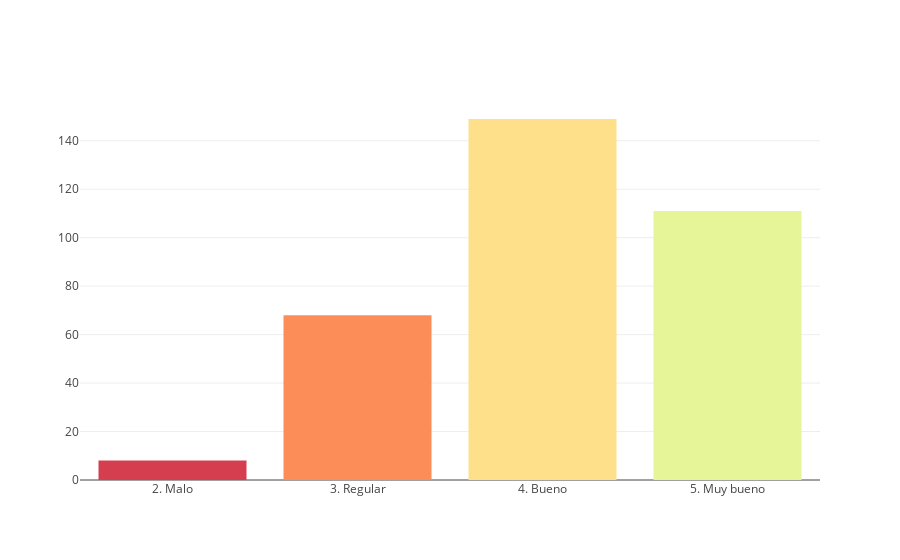
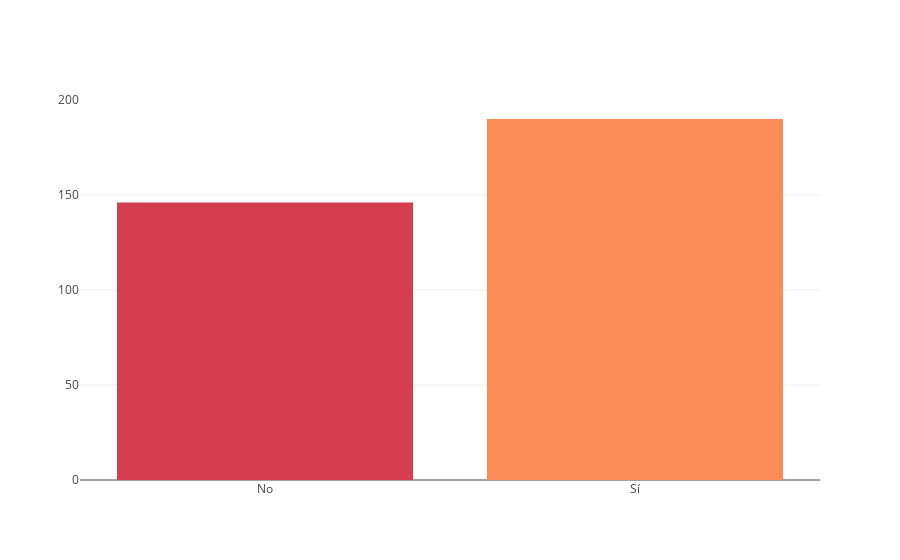
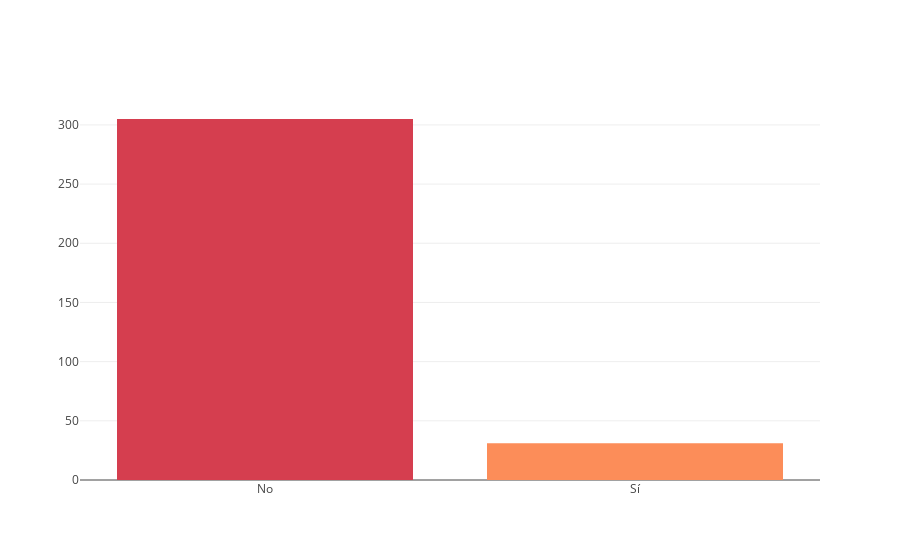
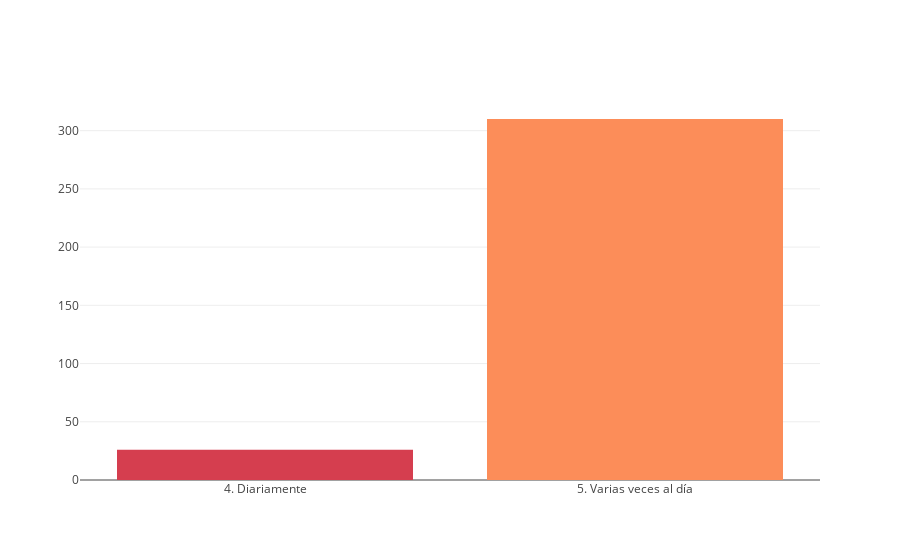

Notebook source saved alongside these figures, in order:
### Code cell
visualize_reception_images_by_prosume_clusters_esp(dataframe_with_clusters_esp)

### Figure 1 — Plotly figure (JSON) as saved in the notebook; plotly's stock layout.template omitted (floating-point values rounded to 4 significant figures)
{"data": [{"marker": {"color": ["rgb(213,62,79)", "rgb(252,141,89)", "rgb(254,224,139)", "rgb(230,245,152)", "rgb(153,213,148)", "rgb(50,136,189)"]}, "type": "bar", "uid": "ab0ee7e1-b660-4e92-a757-aa2c50044d1c", "x": [2, 3, 4, 5], "y": [8, 68, 149, 111]}], "layout": {"bargap": 0.2, "xaxis": {"ticktext": ["1. Muy malo", "2. Malo", "3. Regular", "4. Bueno", "5. Muy bueno"], "tickvals": [1, 2, 3, 4, 5]}}}

### Figure 2 — Plotly figure (JSON) as saved in the notebook; plotly's stock layout.template omitted (floating-point values rounded to 4 significant figures)
{"data": [{"marker": {"color": ["rgb(213,62,79)", "rgb(252,141,89)", "rgb(254,224,139)", "rgb(230,245,152)", "rgb(153,213,148)", "rgb(50,136,189)"]}, "type": "bar", "uid": "2cc90ef7-802c-4661-94b4-82241a9df041", "x": [0, 1], "y": [146, 190]}], "layout": {"bargap": 0.2, "xaxis": {"ticktext": ["No", "Sí"], "tickvals": [0, 1]}}}

### Figure 3 — Plotly figure (JSON) as saved in the notebook; plotly's stock layout.template omitted (floating-point values rounded to 4 significant figures)
{"data": [{"marker": {"color": ["rgb(213,62,79)", "rgb(252,141,89)", "rgb(254,224,139)", "rgb(230,245,152)", "rgb(153,213,148)", "rgb(50,136,189)"]}, "type": "bar", "uid": "42ef1802-c5fc-4831-95d2-03573c1f78a7", "x": [0, 1], "y": [305, 31]}], "layout": {"bargap": 0.2, "xaxis": {"ticktext": ["No", "Sí"], "tickvals": [0, 1]}}}

### Figure 4 — Plotly figure (JSON) as saved in the notebook; plotly's stock layout.template omitted (floating-point values rounded to 4 significant figures)
{"data": [{"marker": {"color": ["rgb(213,62,79)", "rgb(252,141,89)", "rgb(254,224,139)", "rgb(230,245,152)", "rgb(153,213,148)", "rgb(50,136,189)"]}, "type": "bar", "uid": "61e2c82c-13d6-4b23-bda8-d05d561b9c96", "x": [4, 5], "y": [26, 310]}], "layout": {"bargap": 0.2, "xaxis": {"ticktext": ["1. Nunca", "2. Ocasionalmente", "3. Semanalmente", "4. Diariamente", "5. Varias veces al día"], "tickvals": [1, 2, 3, 4, 5]}}}
